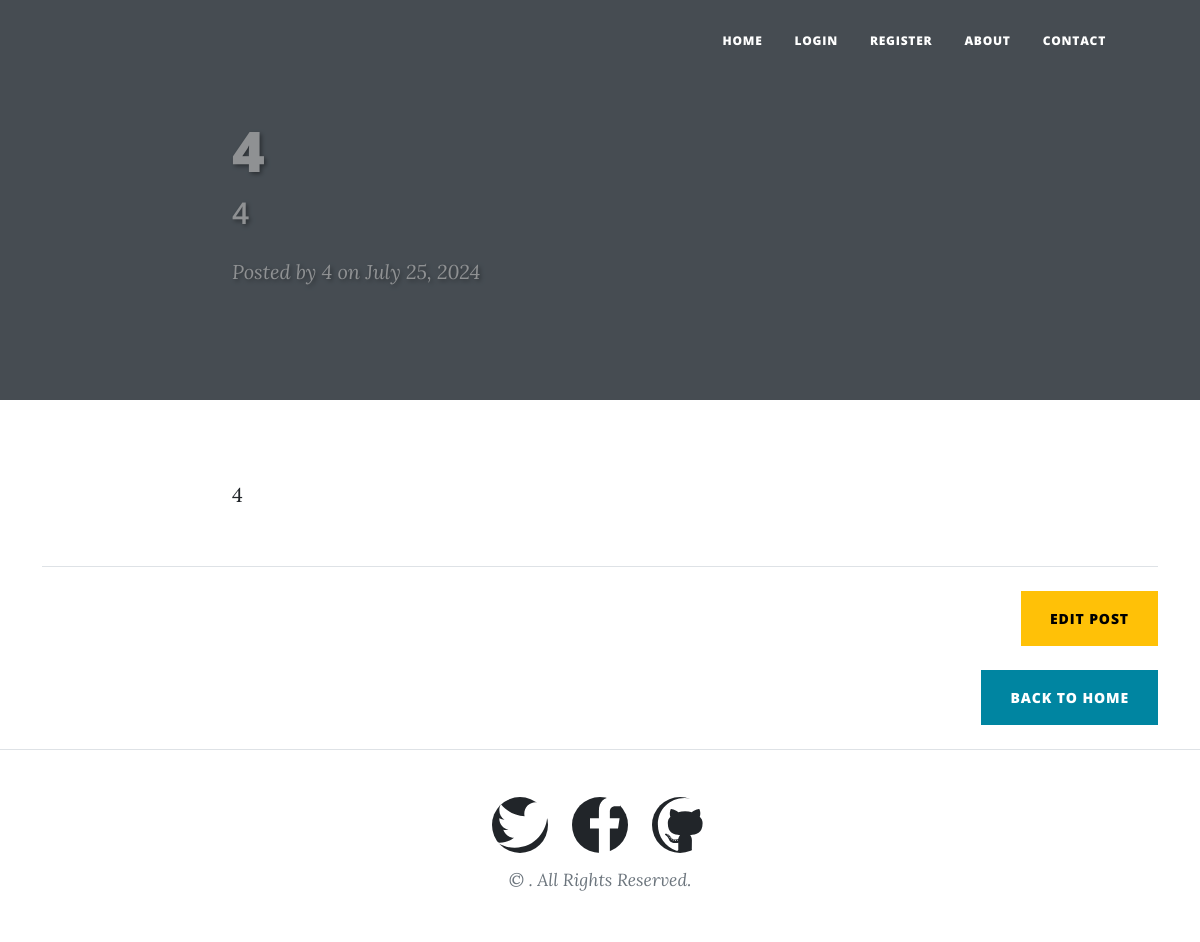
The app's page /post/4 with its own data.
### main.py (models this page shows)
class BlogPost(db.Model):
    id = db.Column(db.Integer, primary_key=True)
    title = db.Column(db.String(250), unique=True, nullable=False)
    subtitle = db.Column(db.String(250), nullable=False)
    date = db.Column(db.String(250), nullable=False)
    body = db.Column(db.Text, nullable=False)
    author = db.Column(db.String(250), nullable=False)
    img_url = db.Column(db.String(250), nullable=False)

### main.py (the view)
@app.route('/post/<slug>')
def post(slug):
    post = BlogPost.query.filter_by(title=slug).first_or_404()
    return render_template("post.html", post=post)

### templates/post.html (shortened to what this page needs)
<!DOCTYPE html>
<html lang="en">
<head>
    <link href="{{ url_for('static', filename='css/styles.css') }}" rel="stylesheet">
</head>
<body>
    {% include "header.html" %}
    <header class="masthead">
        <div class="container">
            <div class="row">
                <div class="col-lg-8 col-md-10 mx-auto">
                    <div class="post-heading">
                        <h1>{{ post.title }}</h1>
                        {% if post.subtitle %}
                            <h2 class="subheading">{{ post.subtitle }}</h2>
                        {% endif %}
                        <span class="meta">Posted by
                            <a href="#">{{ post.author }}</a>
                            on {{ post.date }}</span>
                    </div>
                </div>
            </div>
        </div>
    </header>
    <main>
        <div class="container">
            <div class="row">
                <div class="col-lg-8 col-md-10 mx-auto">
                    <p>{{ post.body | safe }}</p>
                </div>
            </div>
            <hr class="my-4" />
            <div class="d-flex justify-content-end mb-4">
                <a class="btn btn-warning text-uppercase" href="{{ url_for('edit_post', post_id=post.id) }}">Edit Post</a>
            </div>
            <div class="d-flex justify-content-end mb-4">
                <a class="btn btn-primary text-uppercase" href="{{ url_for('home') }}">Back to Home</a>
            </div>
        </div>
    </main>
    {% include "footer.html" %}
</body>
</html>

### records on screen
BlogPost: title "4", subtitle "4", author "4", date "July 25, 2024", body "4"
